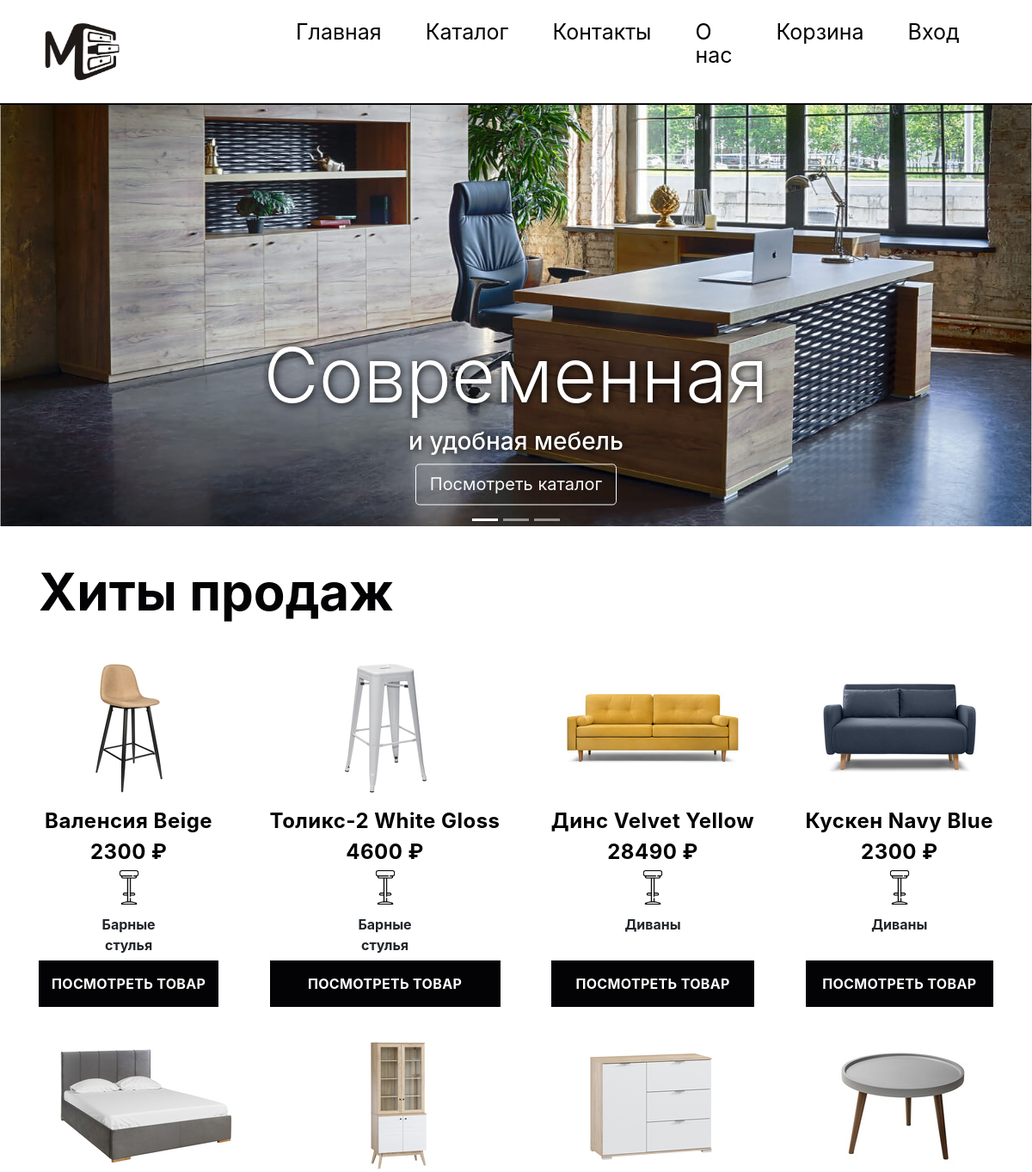
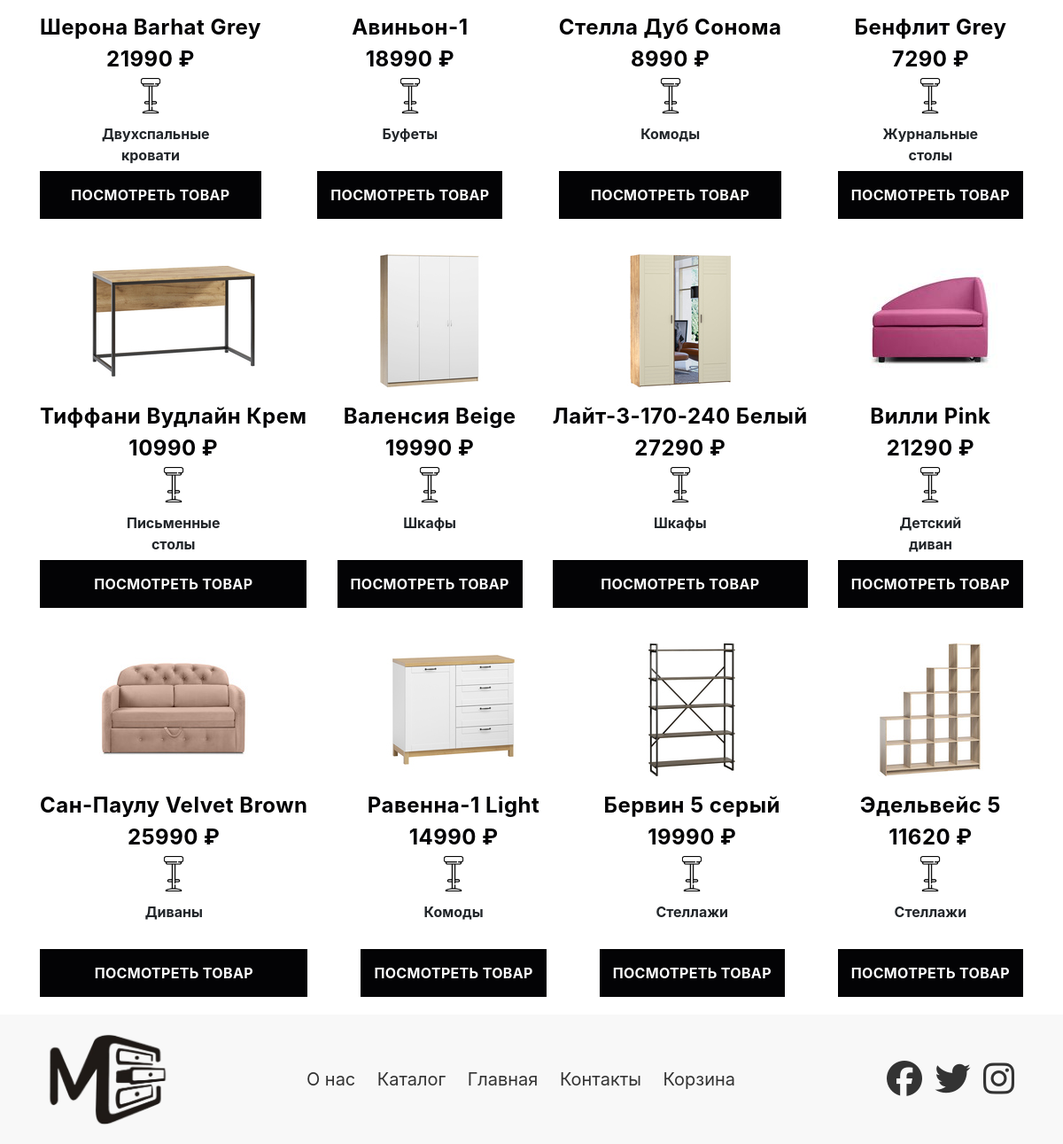
The page / on the database its author committed (2 pictures, top to bottom).
### tables this page shows
CREATE TABLE `products` (
  `id` int NOT NULL,
  `name` varchar(255) NOT NULL,
  `price` varchar(255) NOT NULL,
  `img` varchar(255) NOT NULL,
  `category` varchar(255) NOT NULL,
  `subscriptions` varchar(255) NOT NULL,
  `garant` varchar(255) NOT NULL
);

### index.php (the view, shortened to what this page needs)
<!DOCTYPE html>
<html lang="en">
<head>
    <link rel="stylesheet" href="styles/style.css">
    <link rel="stylesheet" href="https://maxcdn.bootstrapcdn.com/bootstrap/4.0.0/css/bootstrap.min.css">
</head>
<body>
<?php require "header.php"; ?>
    <div class="carousel slide" data-ride="carousel" id="slides">
        <ul class="carousel-indicators">
            <li data-target="#slides" data-slide-to="0" class="active"></li>
            <li data-target="#slides" data-slide-to="1"></li>
            <li data-target="#slides" data-slide-to="2"></li>
        </ul>
        <div class="carousel-inner">
            <div class="carousel-item active">
                <img src="img/3a24a5a581ac0fac7b9f52249ca20c82.jpg">
                <div class="carousel-caption">
                    <h1 class="display-2">Современная</h1>
                    <h3>и удобная мебель</h3>
                    <a href="katalog.php"><button type="button" class="btn btn-outline-light btn-lg">Посмотреть каталог</button></a>
                </div>
            </div>
        </div>
    </div>
    <section class="car" id="cars">
        <div class="container">
            <h2 class="sub-title">Хиты продаж</h2>
            <div class="car-items">
            <?php
$servername = "localhost";
$username = "root";
$password = "";
$dbname = "Furniture";
$conn = new mysqli($servername, $username, $password, $dbname);
$sql = "SELECT * FROM products";
$result = $conn->query($sql);
if ($result->num_rows > 0) {
    while ($row = $result->fetch_assoc()) {
        echo '<div class="car-item">';
        echo '<div class="car-item-image"><img src="' . $row['img'] . '" alt="' . $row['name'] . '"></div>';
        echo '<div class="car-item-title">' . $row['name'] . '</div>';
        echo '<div class="car-item-title1">' . $row['price'] . ' ₽</div>';
        echo '<div class="car-item-info">';
        echo '<div class="car-item-point"><img src="img/free-icon-bar-stool-6305828.png" alt="' . $row['category'] . '"><div>' . $row['category'] . '</div></div>';
        echo '</div>';
        echo '<div class="car-item-action"><button class="button car-button" data-id="' . $row['id'] . '">Посмотреть товар</button></div>';
        echo '</div>';
    }
} else {
    echo "0 результатов";
}
?>
            </div>
        </div>
    </section>
    <?php include "footer.php" ?>
</body>
</html>

### header.php (shortened to what this page needs)
<!DOCTYPE html>
<html lang="en">
<head>
</head>
<body>
<header class="header">
    <div class="container">
        <div class="logo">
            <a href="index.php"> <img src="img/lJyq5BO9YGQ-transformed.png" alt="logo" href="#"></a>
        </div>
        <nav class="menu">
            <ul>
                <li class="menu-item">
                    <a href="index.php">Главная</a>
                </li>
                <li class="menu-item">
                    <a href="katalog.php">Каталог</a>
                </li>
                <li class="menu-item">
                    <a href="contacts.php">Контакты</a>
                </li>
                <li class="menu-item">
                    <a href="aboutus.php">О нас</a>
                </li>
                <li class="menu-item">
                    <a href="cart.php">Корзина</a>
                </li>
                <?php
                if(isset($_SESSION['user']) && isset($_SESSION['user']['is_admin']) && $_SESSION['user']['is_admin'] == true) {
                    echo '<li class="menu-item">
                            <a href="admin-auto.php">Админ панель</a>
                          </li>';
                } else {
                    echo '<li class="menu-item">
                            <a href="product/admin-auto.php">Вход</a>
                          </li>';
                }
                ?>
            </ul>
        </nav>
    </div>
</header>
</body>
</html>

### footer.php (shortened to what this page needs)
<!DOCTYPE html>
<html lang="en">
<head>
</head>
<body>
<footer class="footer">
        <div class="container">
            <div class="footer-content">
                <div class="footer-logo">
                    <img src="img/lJyq5BO9YGQ-transformed.png" alt="Мебельный магазин">
                </div>
                <div class="footer-links">
                    <ul>
                        <li><a href="aboutus.php">О нас</a></li>
                        <li><a href="katalog.php">Каталог</a></li>
                        <li><a href="index.php">Главная</a></li>
                        <li><a href="contacts.php">Контакты</a></li>
                        <li><a href="cart.php">Корзина</a></li>
                    </ul>
                </div>
                <div class="footer-social">
                    <ul>
                        <li><a href="#"><i class="fa-brands fa-facebook fa-bounce fa-2xl"></i></a></li>
                        <li><a href="#"><i class="fa-brands fa-twitter fa-bounce fa-2xl"></i></a></li>
                        <li><a href="#"><i class="fa-brands fa-instagram fa-bounce fa-2xl"></i></a></li>
                    </ul>
                </div>
            </div>
        </div>
    </footer>
</body>
</html>

### styles/style.css (style rules this page uses)
* { padding: 0; margin: 0; }
.header { border-bottom: 2px solid #080808; padding: 25px 0; }
.container { max-width: 1200px; margin: 0 auto; }
.header .container { display: flex; align-items: center; }
.logo img { height: 70px; }
.menu { margin-left: 200px; }
.menu ul { list-style: none; display: flex; }
.menu-item { margin-right: 51px; }
.menu-item a { font-size: 15px; color: #030305; line-height: 1; font-size: 25px; text-decoration: none; }
.carousel-inner { height: 510px; }
.carousel-inner img { transform: translateY(-30%); width: 100%; }
.carousel-caption { transform: translateY(-80%); text-shadow: 1px 1px 10px #000; }
.carousel-inner img { height: 700px; }
.car { padding: 20px; }
.sub-title { font-weight: bold; font-size: 60px; color: #030305; }
.car-items { display: flex; flex-wrap: wrap; align-items: center; justify-content: space-between; }
.car-item { max-width: 384px; text-align: center; margin-top: 40px; }
.car-item-image img { vertical-align: bottom; transition: all .3s; }
.car-item-title { font-weight: bold; font-size: 24px; line-height: 150%; letter-spacing: 0.02em; color: #030305; padding: 15px 0 0px 0; }
.car-item-title1 { font-weight: bold; font-size: 24px; line-height: 150%; letter-spacing: 0.02em; color: #030305; padding: 0px 0 3px 0; }
.car-item-info { display: flex; align-items: center; justify-content: center; }
.car-item-point { width: 110px; height: 92px; margin: 0 7.5px; }
.car-item-point img { margin-bottom: 11px; height: 40px; width: 40px; }
.car-item-action { margin-top: 13px; }
.car-item-action .button { width: 100%; padding: 15px; height: 54px; }
.car-item-point>div:nth-child(2) { font-weight: bold; }
.button { padding: 20px; width: 334px; height: 64px; background: #030305; border: 0; box-sizing: border-box; text-align: center; font-weight: bold; font-size: 16px; letter-spacing: 0.02em; text-transform: uppercase; color: #FFFFFF; transition: background-color .5s; }
.footer { background-color: #f8f8f8; padding: 20px 0; }
.container { max-width: 1200px; margin: 0 auto; padding: 0 20px; }
.footer-content { display: flex; flex-wrap: wrap; align-items: center; justify-content: space-between; }
.footer-logo img { max-width: 150px; }
.footer-links ul { list-style: none; margin: 0; padding: 0; }
.footer-links ul li { display: inline-block; margin-right: 20px; }
.footer-links ul li a { color: #333; text-decoration: none; font-size: 20px; }
.footer-social ul { list-style: none; margin: 0; padding: 0; }
.footer-social ul li { display: inline-block; margin-right: 10px; }
.footer-social ul li a { color: #333; text-decoration: none; font-size: 20px; }

### rows shown on the page
products: img (picture), name "Валенсия Beige", price "2300", category "Барные стулья"
products: img (picture), name "Толикс-2 White Gloss", price "4600", category "Барные стулья"
products: img (picture), name "Динс Velvet Yellow", price "28490", category "Диваны"
products: img (picture), name "Кускен Navy Blue", price "2300", category "Диваны"
products: img (picture), name "Шерона Barhat Grey", price "21990", category "Двухспальные кровати"
products: img (picture), name "Авиньон-1", price "18990", category "Буфеты"
products: img (picture), name "Стелла Дуб Сонома", price "8990", category "Комоды"
products: img (picture), name "Бенфлит Grey", price "7290", category "Журнальные столы"
products: img (picture), name "Тиффани Вудлайн Крем", price "10990", category "Письменные столы"
products: img (picture), name "Валенсия Beige", price "19990", category "Шкафы"
products: img (picture), name "Лайт-3-170-240 Белый", price "27290", category "Шкафы"
products: img (picture), name "Вилли Pink", price "21290", category "Детский диван"
products: img (picture), name "Сан-Паулу Velvet Brown", price "25990", category "Диваны"
products: img (picture), name "Равенна-1 Light", price "14990", category "Комоды"
products: img (picture), name "Бервин 5 серый", price "19990", category "Стеллажи"
products: img (picture), name "Эдельвейс 5", price "11620", category "Стеллажи"
